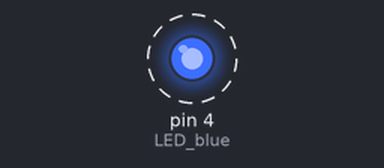
This sketch was run on a simulated Arduino Uno, built with avr-gcc and run on an emulated ATmega328P. Parts: output pins drawn as LEDs (lit = HIGH). Dashed ring = blinking.

Above: at 0.2 s.
Timing chart, 0 to 3.0 s (numbered marks = the images above):
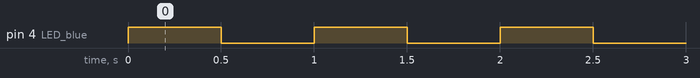

Measured:
- by itself, pin 4 (LED_blue): alternates HIGH for 0.50 s and LOW for 0.50 s

The sketch:

LED_BLINK_Sep_09.ino
```cpp
#define LED_blue 4
void setup() {
  // put your setup code here, to run once:
pinMode(LED_blue,OUTPUT);
}

void loop() {
  // put your main code here, to run repeatedly:
digitalWrite(LED_blue,HIGH);
delay(500);
digitalWrite(LED_blue,LOW);
delay(500);
}
```
